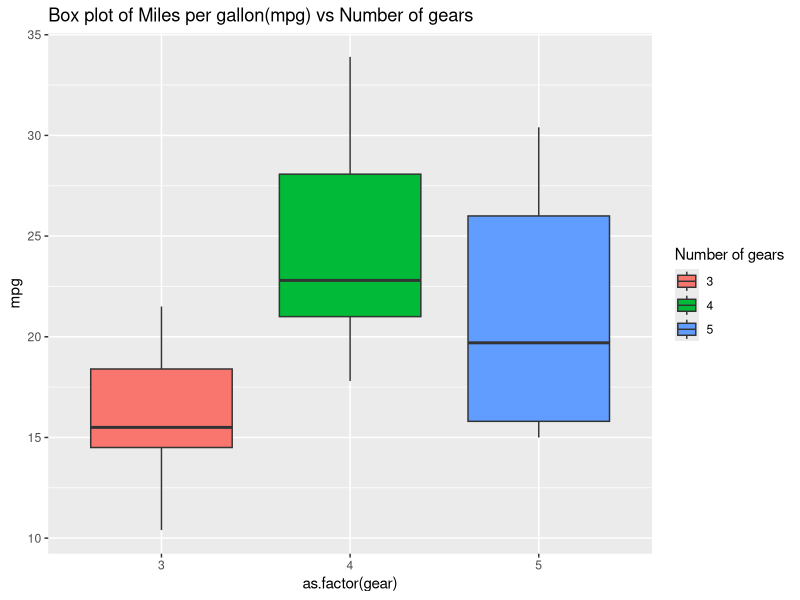

Write the R code that produced this figure. (Note: this script raises an error after producing the figure.)
## ---- chunk 1
## sum ( ) function in R is used to calculate the addition of the values presented within the bracket which can be numeric or vectors. 

## Colon operator(:) prints a list of elements starting with the element before the colon to the element after it in other words we add a range.

sum(5:55) # with the sum function we are telling it to add the numbers between the specified range starting from 5 till 55.

## ---- chunk 2
##Alternatively, sum() function can also be used with vector. We can create a vector and call it x and then pass it into sum() function as parameters.

x <- c(5:55); # Creating a vector
sum(x)   # Performing the sum() function for the given vector
## ---- chunk 3
## We can write our own function in order to make repetitive operations using single command. We are defining our function by writing sumfun and the input parameter called 'n' which will be used to feed to the function.

## Afterwards, we define the operation that we want to program to run in the body of the function which is calculating the sum of integers between 5 and n with n being any number, within curly braces ({}). Then the function can be used to do the calculation for n=10, n=20, n=100 in a single command.

sumfun <- function(n) {sum(5:n)}
sumfun(10)
sumfun(20)
sumfun(100)
## ---- chunk 4
## Fibonacci series is a combination of numbers.

## A loop is a way to repeat a sequence of instructions under given commands which will allow us to print part of the code in repetition.The for loop for this example explains that 'for each element that is in the sequence' 

Fibonacci <- function(n) # Defining the function by writing Fibonacci and the input parameter is called n which will be the number of term desired.
  Fibonacci <- numeric(n) # Defining that the function has numerical value and specifying the number of entries to be printed by n
  Fibonacci <- numeric(12) # Specifying that 12 numbers of the Fibonacci series desired
  Fibonacci[1] <- 1 #Specifying the 1st element of the Fibonacci series is 1
  Fibonacci[2] <- 1 #Specifying the 2nd element of the Fibonacci series is 1
  for(element in 3:12) Fibonacci[element] <- Fibonacci[element-2] + Fibonacci[element-1] #In mathematical terms, the sequence of Fn of Fibonacci numbers is defined by the recurrence relation of Fn-1 + Fn-2. So it will print the Fibonacci numbers starting the loop from the 3rd to ending at 12th.
  print("First 12 Fibonacci numbers:") # To give a heading for the series
  print(Fibonacci) # To print the Fibonacci sequence results
## ---- chunk 5
library(ggplot2) # Load the ggplot2 package

## To plot graph, ggplot() function is used. First argument of ggplot() is the dataset(mtcars) to use in the graph.
## aes to indicate the x and y variables used in the graph where x is as.factor(gear) and for y is mpg. The function geom_boxplot is used to create a box plot. ggtitle is used to give a tittle for the graph. Labs is used to change the legend title.

ggplot(data = mtcars, aes(x= as.factor(gear), y= mpg)) + geom_boxplot(aes(fill= as.factor(gear))) + ggtitle("Box plot of Miles per gallon(mpg) vs Number of gears") + labs(fill='Number of gears')
## ---- chunk 6
## To see the details of the cars data
cars

## y variable represents distance in miles.(1foot is 0.00018939miles)Therefore distance is multiplied by 0.00018939.
## x variable represents speed in milesperhour.
## z variable represents lm function to fit linear regression models where it includes a formula (y ~ x) and a data to be used.

y <- cars$dist* 0.00018939; 
x <- cars$speed;
z <- lm(formula = "y ~ x",data = cars)
summary(z)
## ---- chunk 7
##  c variable was created and given to the first line command to plot the graph, ggplot() function is used. First argument of ggplot() is the dataset(cars) to use in the graph.aes to indicate the x and y variables used in the graph where x is speed and for y is distance. The function geom_point is used to create a scatter plot.geom_smooth is used to add another layer onto the plot. 

## b variable represents the previous c variable, ggtitle and axis tittles.

library(ggplot2) # Load the ggplot2 package
c<- ggplot(data = cars, aes(x= speed, y=dist)) +geom_point() + geom_smooth(method ="lm",formula = "y ~ x")
b <- c +ggtitle("Linear fit of the relationship between breaking distance(dist) and speed")+ xlab("speed(milesperhour-mph)")+ ylab("dist(miles-mi)")
b
## ---- chunk 8
## Allocate the variable dist_m to breaking distance. Convert distance(ft) to miles by multiplying it by 0.00018939. (1foot is 0.00018939miles)
## Speed_m_h variable represents square root of speed as indicated in the question.
## lm function is used to fit linear regression to estimate the average reaction time for driver to start breaking.

## The reaction time is calculated by multiplying by 3600 (1hour is 3600seconds)
## Load the ggplot2 package
## ggplot() function was used to plot the graph where data is cars, x-axis is speed_m_h, y-axis is dist_m. geom_point() is used to plot a scatter graph. geom_smooth is used to add the fitted line onto the graph to show the relationship.

dist_m <- cars$dist* 0.00018939
speed_m_h <- cars $speed^2
lm(formula = dist_m ~ speed_m_h)

reaction_time <- 2.443e-05*3600
reaction_time

library(ggplot2)
plot <- ggplot(data = cars, aes(speed_m_h, dist_m)) + geom_point() + geom_smooth(method = "lm", formula = y ~ x) + ggtitle("Regression model between breaking distance and speed")
plot
